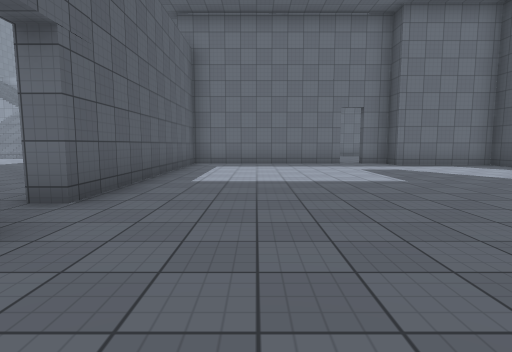
View 1 (above)

24 first-person views from a walk through a Unity game level. The camera is 1.3 m above the floor, tilts 6° down and sees 80° across. Doors are open. The floor is counted in squares, 2 m on a side. Each view is taken from the middle of a square. On the plan, view 1 faces up. The plan holds only what a view shows up to about 10 squares ahead; the rest is blank. The place goes on beyond the plan. The player character is not drawn. Surface patterns are stand-ins for the level's own textures.

View 2
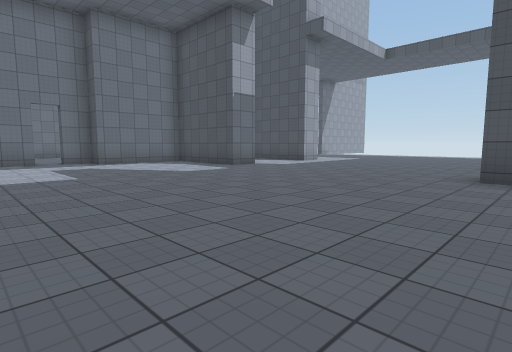

View 3
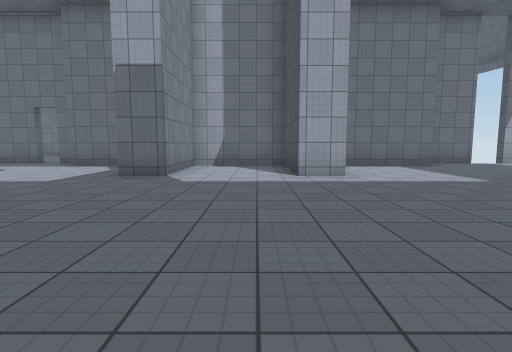

View 4
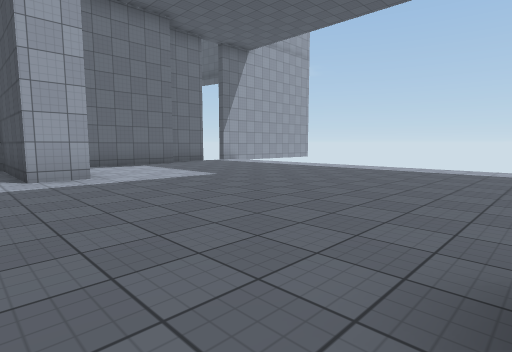

View 5
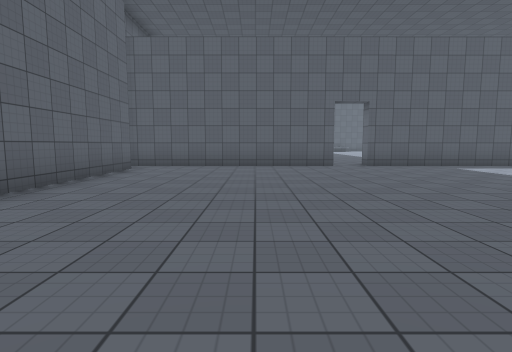

View 6
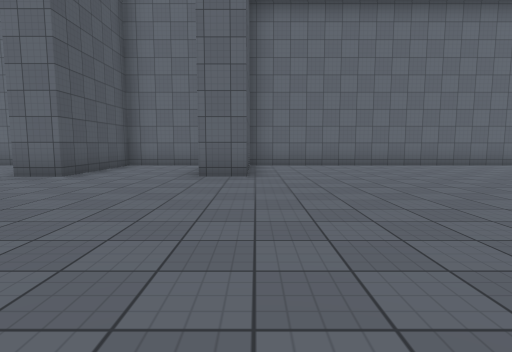

View 7
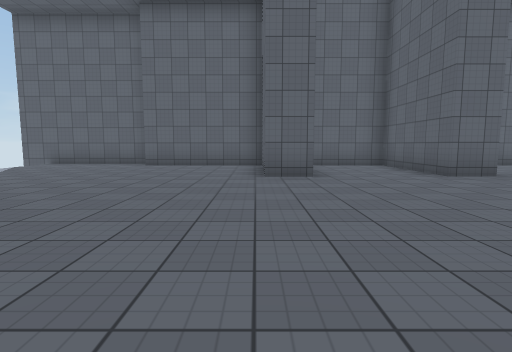

View 8
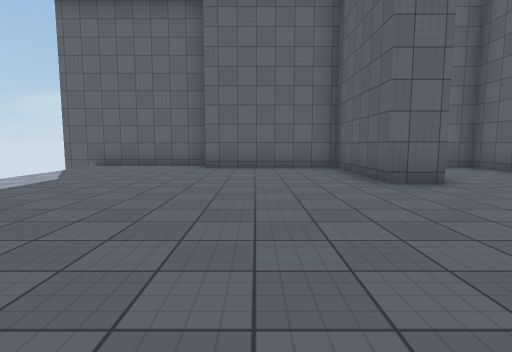

View 9
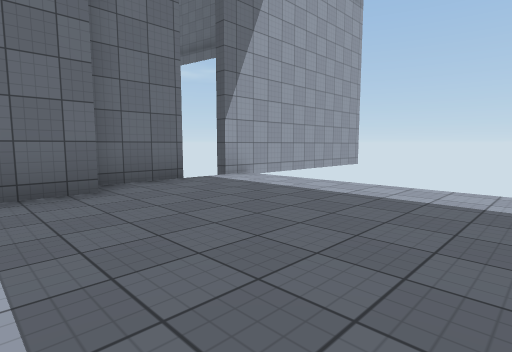

View 10
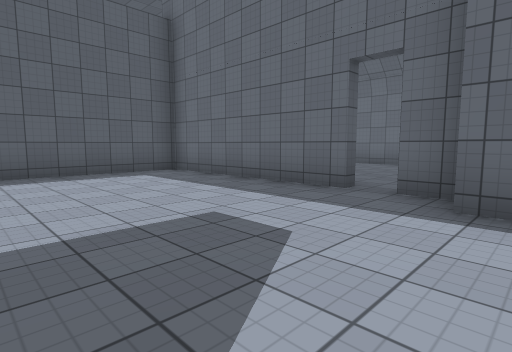

View 11
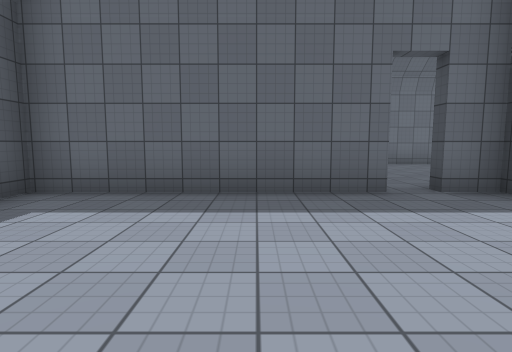

View 12
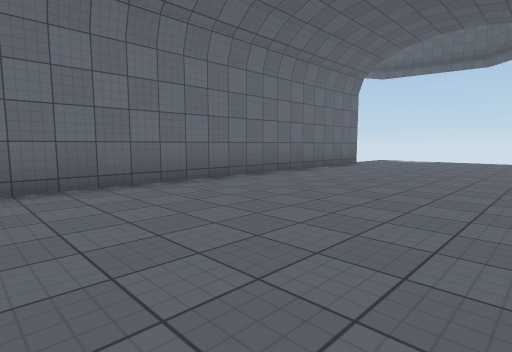

View 13
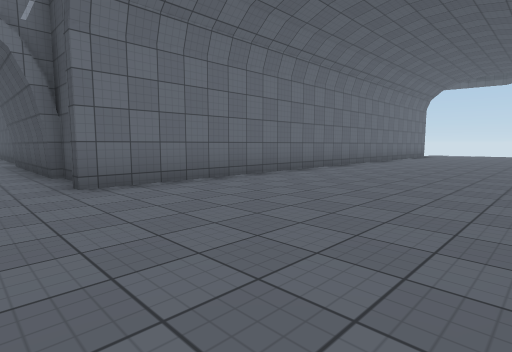

View 14
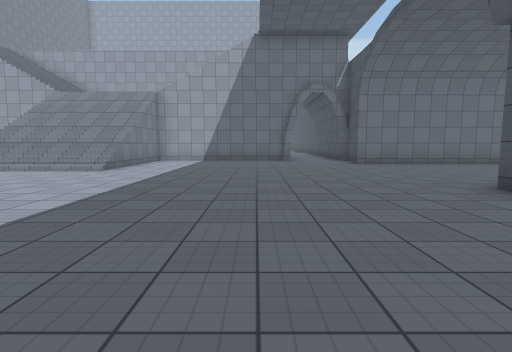

View 15
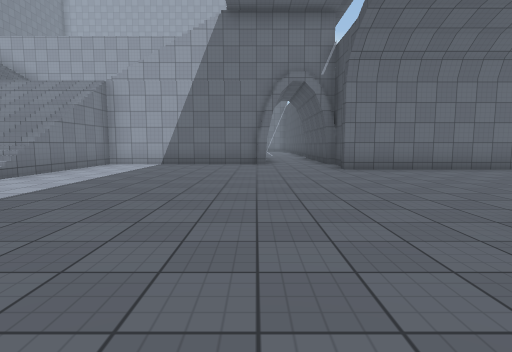

View 16
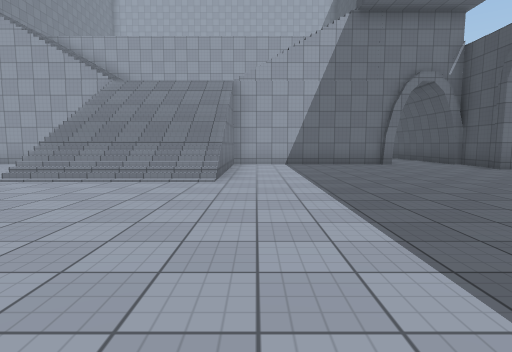

View 17
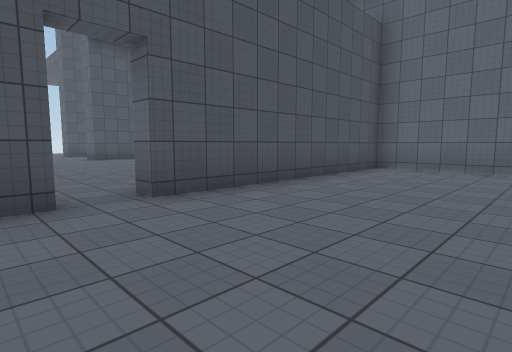

View 18
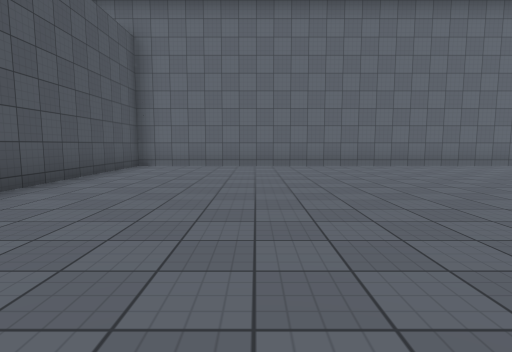

View 19
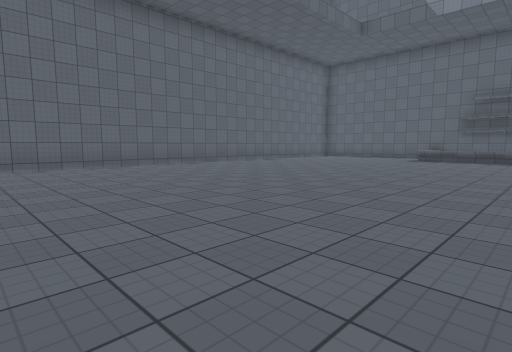

View 20
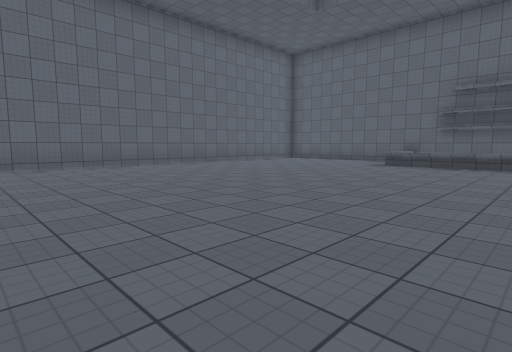

View 21
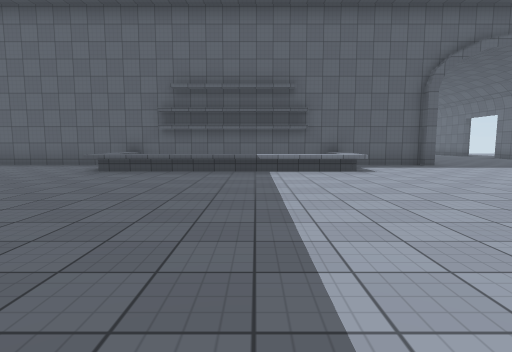

View 22
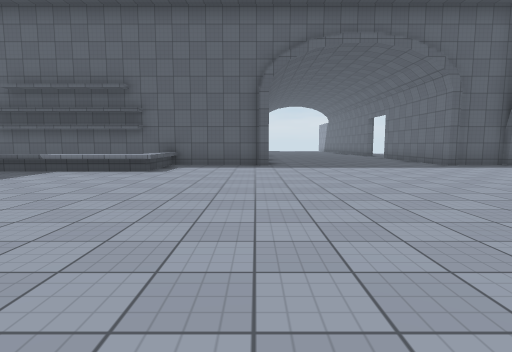

View 23
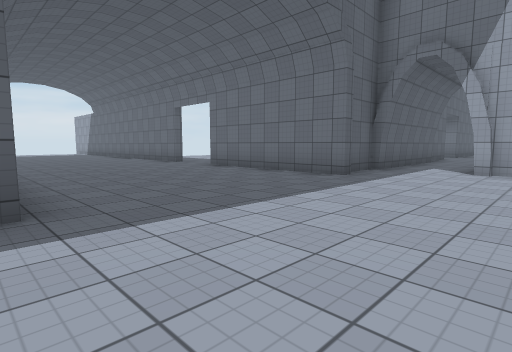

View 24
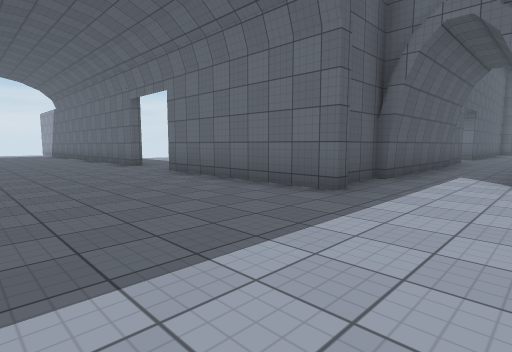

### Floor plan
Key: @ floor where view 1 was taken; # wall or solid block; . floor; / step, stairs or slope; D open door; ^ raised ledge.
Columns run from 30 left of view 1 to 19 right of it. Each row starts with its distance up from view 1.
 24          D..
 23          #..
 22          #..               .#
 21          #..               .#
 20          #..               .#
 19          #..               .#
 18          #..///      /////..#
 17    D     #... .  ////.......#
 16   #DDD####... .. ////.......###############
 15  ............... ////.......................
 14 ................ ////........................
 13 ..............................................
 12  .............................................
 11   .....................................        #D#
 10          #..................#####D######## ####DD#
  9          #......... ........#.........#..# ......
  8          #........   ...... #.........#..#.......
  7          #^^^.....     ...  #.........#..#.......
  6          #  ^......     ... #....................
  5          #  ^............ . #....................
  4          #  ^...............#....................
  3          #  ^..............DD....................
  2          #  ^...............#....................
  1          #^^^...............#....................
  0          #..................#.@..................
 -1          #..................#.........#..#.......
 -2          #..  ..............#.........#..#.......
 -3          #     .............#.........#..#.......
 -4                 ##################################

Positions as (right, up) in squares from view 1, and headings:
1: (0, 0), facing up
2: (1, -1), facing up-right
3: (10, 0), facing up
4: (10, 0), facing up-right
5: (7, 0), facing left
6: (7, 6), facing down
7: (12, 6), facing down
8: (14, 5), facing down
9: (14, 5), facing up-right
10: (5, 6), facing up-left
11: (1, 6), facing up
12: (3, 11), facing up-right
13: (-4, 11), facing up-right
14: (-6, 6), facing up
15: (-5, 8), facing up
16: (-9, 8), facing up
17: (-6, 4), facing down-right
18: (-6, 5), facing down
19: (-6, 5), facing down-left
20: (-9, 5), facing down-left
21: (-11, 5), facing left
22: (-11, 10), facing left
23: (-17, 10), facing up-left
24: (-18, 12), facing up-left
